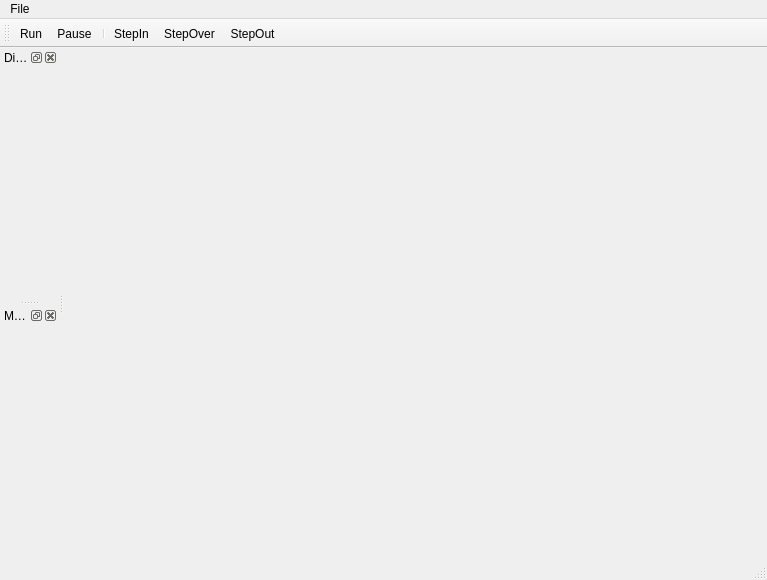
<?xml version="1.0" encoding="UTF-8"?>
<ui version="4.0">
 <class>pcspdebuggerClass</class>
 <widget class="QMainWindow" name="pcspdebuggerClass">
  <property name="geometry">
   <rect>
    <x>0</x>
    <y>0</y>
    <width>767</width>
    <height>580</height>
   </rect>
  </property>
  <property name="windowTitle">
   <string>pcspdebugger</string>
  </property>
  <property name="windowIcon">
   <iconset>
    <normalon>:/../../Resources/pcsp.ico</normalon>
   </iconset>
  </property>
  <widget class="QWidget" name="centralWidget">
   <property name="sizePolicy">
    <sizepolicy hsizetype="Expanding" vsizetype="Expanding">
     <horstretch>0</horstretch>
     <verstretch>0</verstretch>
    </sizepolicy>
   </property>
   <layout class="QHBoxLayout" name="horizontalLayout"/>
  </widget>
  <widget class="QMenuBar" name="menuBar">
   <property name="geometry">
    <rect>
     <x>0</x>
     <y>0</y>
     <width>767</width>
     <height>24</height>
    </rect>
   </property>
   <widget class="QMenu" name="menuFile">
    <property name="title">
     <string>File</string>
    </property>
   </widget>
   <addaction name="menuFile"/>
  </widget>
  <widget class="QStatusBar" name="statusBar"/>
  <widget class="QToolBar" name="toolBar">
   <property name="windowTitle">
    <string>toolBar</string>
   </property>
   <attribute name="toolBarArea">
    <enum>TopToolBarArea</enum>
   </attribute>
   <attribute name="toolBarBreak">
    <bool>false</bool>
   </attribute>
   <addaction name="actionRun"/>
   <addaction name="actionPause"/>
   <addaction name="separator"/>
   <addaction name="actionStepIn"/>
   <addaction name="actionStepOver"/>
   <addaction name="actionStepOut"/>
  </widget>
  <widget class="QDockWidget" name="disassembly_dock">
   <property name="features">
    <set>QDockWidget::AllDockWidgetFeatures</set>
   </property>
   <property name="windowTitle">
    <string>Disassembly</string>
   </property>
   <attribute name="dockWidgetArea">
    <number>1</number>
   </attribute>
   <widget class="QWidget" name="dockWidgetContents_4"/>
  </widget>
  <widget class="QDockWidget" name="memory_dock">
   <property name="windowTitle">
    <string>Memory</string>
   </property>
   <attribute name="dockWidgetArea">
    <number>1</number>
   </attribute>
   <widget class="QWidget" name="dockWidgetContents_5"/>
  </widget>
  <action name="actionRun">
   <property name="icon">
    <iconset resource="qt4_pcspdebugger.qrc">
     <normaloff>:/../../Resources/PlayIcon.png</normaloff>:/../../Resources/PlayIcon.png</iconset>
   </property>
   <property name="text">
    <string>Run</string>
   </property>
  </action>
  <action name="actionPause">
   <property name="icon">
    <iconset resource="qt4_pcspdebugger.qrc">
     <normaloff>:/../../Resources/PauseIcon.png</normaloff>:/../../Resources/PauseIcon.png</iconset>
   </property>
   <property name="text">
    <string>Pause</string>
   </property>
  </action>
  <action name="actionStepIn">
   <property name="icon">
    <iconset resource="qt4_pcspdebugger.qrc">
     <normaloff>:/../../Resources/StepIntoIcon.png</normaloff>:/../../Resources/StepIntoIcon.png</iconset>
   </property>
   <property name="text">
    <string>StepIn</string>
   </property>
   <property name="toolTip">
    <string>Step In</string>
   </property>
  </action>
  <action name="actionStepOver">
   <property name="icon">
    <iconset resource="qt4_pcspdebugger.qrc">
     <normaloff>:/../../Resources/StepOverIcon.png</normaloff>:/../../Resources/StepOverIcon.png</iconset>
   </property>
   <property name="text">
    <string>StepOver</string>
   </property>
   <property name="toolTip">
    <string>Step Over</string>
   </property>
  </action>
  <action name="actionStepOut">
   <property name="icon">
    <iconset resource="qt4_pcspdebugger.qrc">
     <normaloff>:/../../Resources/StepOutIcon.png</normaloff>:/../../Resources/StepOutIcon.png</iconset>
   </property>
   <property name="text">
    <string>StepOut</string>
   </property>
   <property name="toolTip">
    <string>Step Out</string>
   </property>
  </action>
 </widget>
 <layoutdefault spacing="6" margin="11"/>
 <resources>
  <include location="qt4_pcspdebugger.qrc"/>
 </resources>
 <connections/>
</ui>
